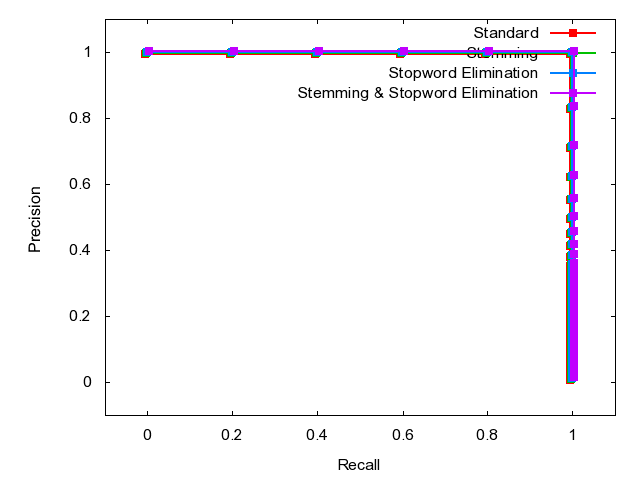

Reproduce this figure in gnuplot.

	set terminal png
	set output 'Q15.png'
	set ylabel 'Precision'
	set xlabel 'Recall'
	set xrange [-0.1:1.1]
	set yrange [-0.1:1.1]
	plot 'Q15.dat' index 0 using 1:2 w linespoints lw 2 pt 5 title 'Standard', \
'Q15.dat' index 1 using 1:2 w linespoints lw 2 pt 5 title 'Stemming', \
'Q15.dat' index 2 using 1:2 w linespoints lw 2 pt 5 title 'Stopword Elimination', \
'Q15.dat' index 3 using 1:2 w linespoints lw 2 pt 5 title 'Stemming & Stopword Elimination'
